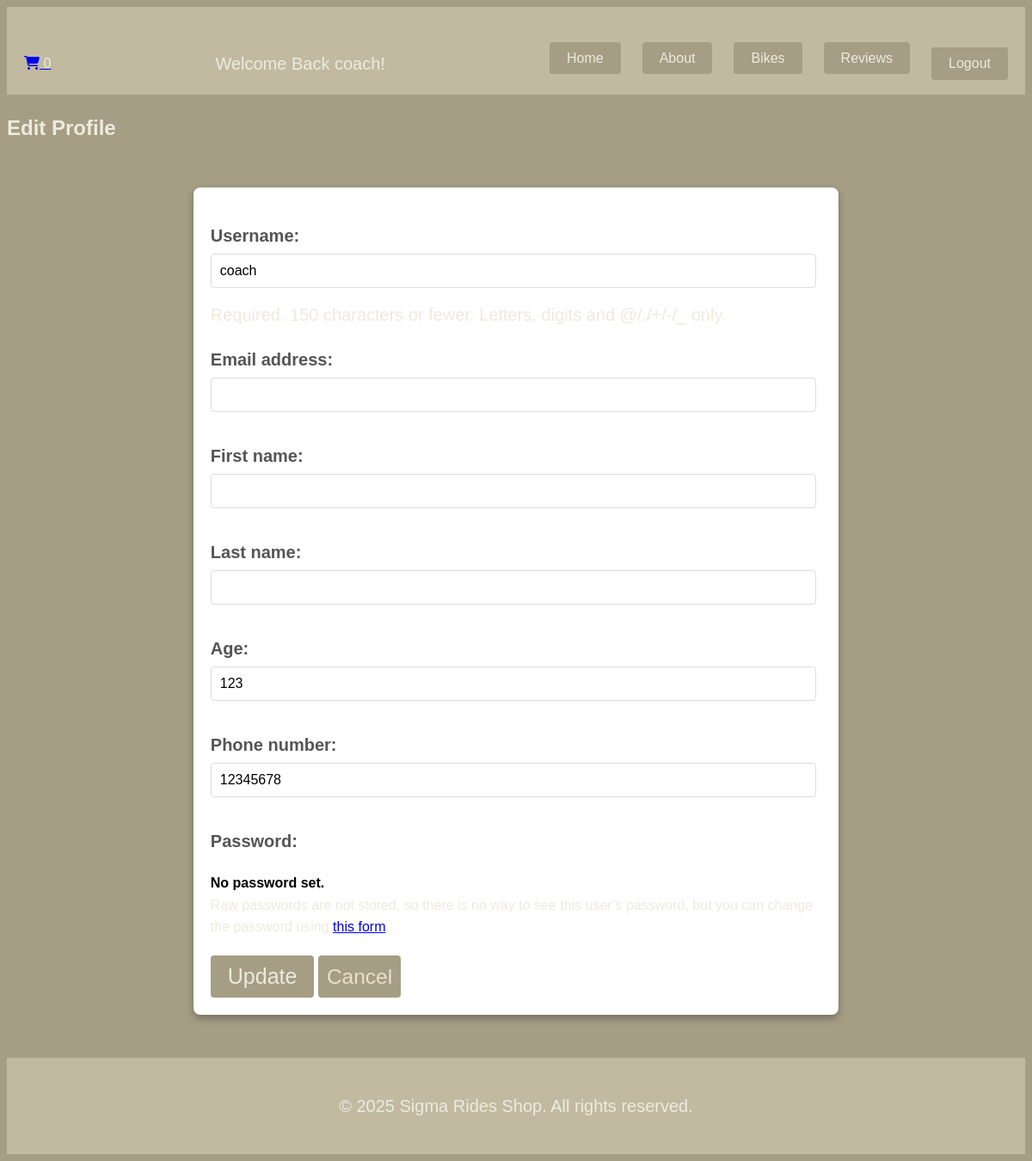
/accounts/profile/edit/ (signed in), run on an earlier commit of the app's database.
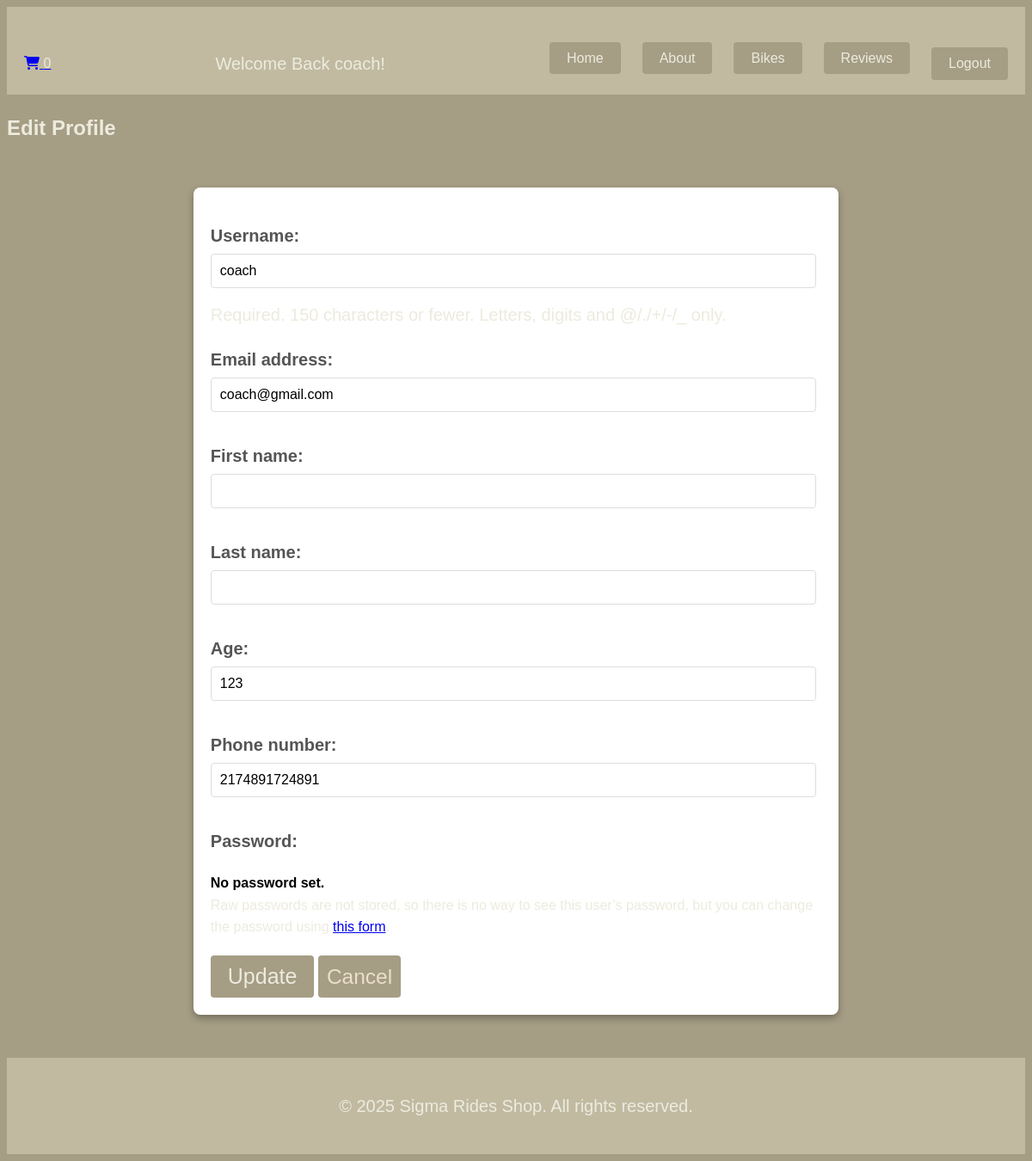
And on a later commit of the database.
### accounts/models.py (models this page shows)
class CustomUser(AbstractUser):
    age = models.IntegerField(null=True, blank=True)
    phone_number = models.CharField(max_length=20, null=True, blank=True)

### accounts/views.py (the view)
# urls.py: path('profile/edit/', ProfileUpdateView.as_view(), name='profile_edit'),
class ProfileUpdateView(LoginRequiredMixin, UpdateView):
    model = CustomUser
    form_class = CustomUserChangeForm
    template_name = 'registration/profile_edit.html'
    success_url = reverse_lazy('profile')
    def get_object(self):
        return self.request.user  # Allow user to edit their own profile

### accounts/forms.py
class CustomUserChangeForm(UserChangeForm):
    class Meta:
        model = CustomUser
        fields = ('username', 'email', 'first_name', 'last_name', 'age', 'phone_number')

### app/templates/registration/profile_edit.html (shortened to what this page needs)
{% extends "app/base.html" %}
{% block content %}
  <h2>Edit Profile</h2>
  <form method="post" class="formmm">
    {{ form.as_p }}
    <input type="submit" value="Update" class="input_button">
    <a href="{% url 'profile' %}" class="input_button">Cancel</a>
  </form>
{% endblock %}

### app/templates/app/navbar.html (shortened to what this page needs)
<div class="navbar modern-navbar">
    <header class="container flex-container">
        <a href="{% url 'cart_view' %}" class="cart-icon">
            <i class="fas fa-shopping-cart"></i>
            {% with cart_count=request.user.cart_set.count %}
                <span class="cart-badge">{{ cart_count }}</span>
            {% endwith %}
        </a>
        {% if user.is_authenticated %}
        <a href="{% url 'profile' %}" class="logo-container">
            <p>Welcome Back {{ user.username }}!</p>
        </a>
        {% else %}
        <p>You are not logged in</p>
        {% endif %}
        <nav>
            <ul class="nav-list">
                <li><a href="{% url 'home' %}" class="nav-link">Home</a></li>
                <li><a href="{% url 'about' %}" class="nav-link">About</a></li>
                <li><a href="{% url 'bike_list' %}" class="nav-link">Bikes</a></li>
                <li><a href="{% url 'review_list' %}" class="nav-link">Reviews</a></li>
                {% if user.is_authenticated %}
                <li>
                    <form action="{% url 'logout' %}" method="post" class="logout-form">
                        <button type="submit" class="logout-button">Logout</button>
                    </form>
                </li>
                {% else %}
                <li><a href="{% url 'login' %}" class="nav-link">Login</a></li>
                <li><a href="{% url 'signup' %}" class="nav-link">Sign Up</a></li>
                {% endif %}
            </ul>
        </nav>
    </header>
</div>

What changed in the data, as far as the page shows it:
changed CustomUser "coach": email (not shown) → "coach@gmail.com"; phone_number "12345678" → "2174891724891"
